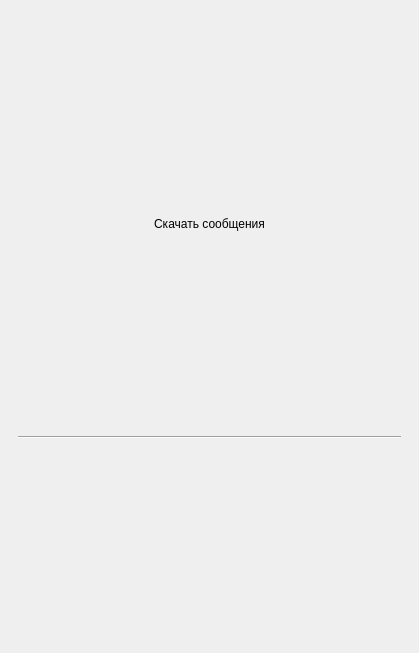
<?xml version="1.0" encoding="UTF-8"?>
<ui version="4.0">
 <class>MainWindow</class>
 <widget class="QMainWindow" name="MainWindow">
  <property name="geometry">
   <rect>
    <x>0</x>
    <y>0</y>
    <width>419</width>
    <height>653</height>
   </rect>
  </property>
  <property name="windowTitle">
   <string>Выбор эхоконференции</string>
  </property>
  <widget class="QWidget" name="centralwidget">
   <layout class="QVBoxLayout" name="verticalLayout_2">
    <item>
     <widget class="QScrollArea" name="scrollArea">
      <property name="frameShape">
       <enum>QFrame::NoFrame</enum>
      </property>
      <property name="widgetResizable">
       <bool>true</bool>
      </property>
      <widget class="QWidget" name="scrollAreaWidgetContents">
       <property name="geometry">
        <rect>
         <x>0</x>
         <y>0</y>
         <width>401</width>
         <height>635</height>
        </rect>
       </property>
       <layout class="QVBoxLayout" name="verticalLayout">
        <item>
         <widget class="QPushButton" name="pushButton">
          <property name="text">
           <string>Скачать сообщения</string>
          </property>
          <property name="flat">
           <bool>true</bool>
          </property>
         </widget>
        </item>
        <item>
         <widget class="Line" name="line">
          <property name="orientation">
           <enum>Qt::Horizontal</enum>
          </property>
         </widget>
        </item>
       </layout>
      </widget>
     </widget>
    </item>
   </layout>
  </widget>
 </widget>
 <resources/>
 <connections/>
</ui>
